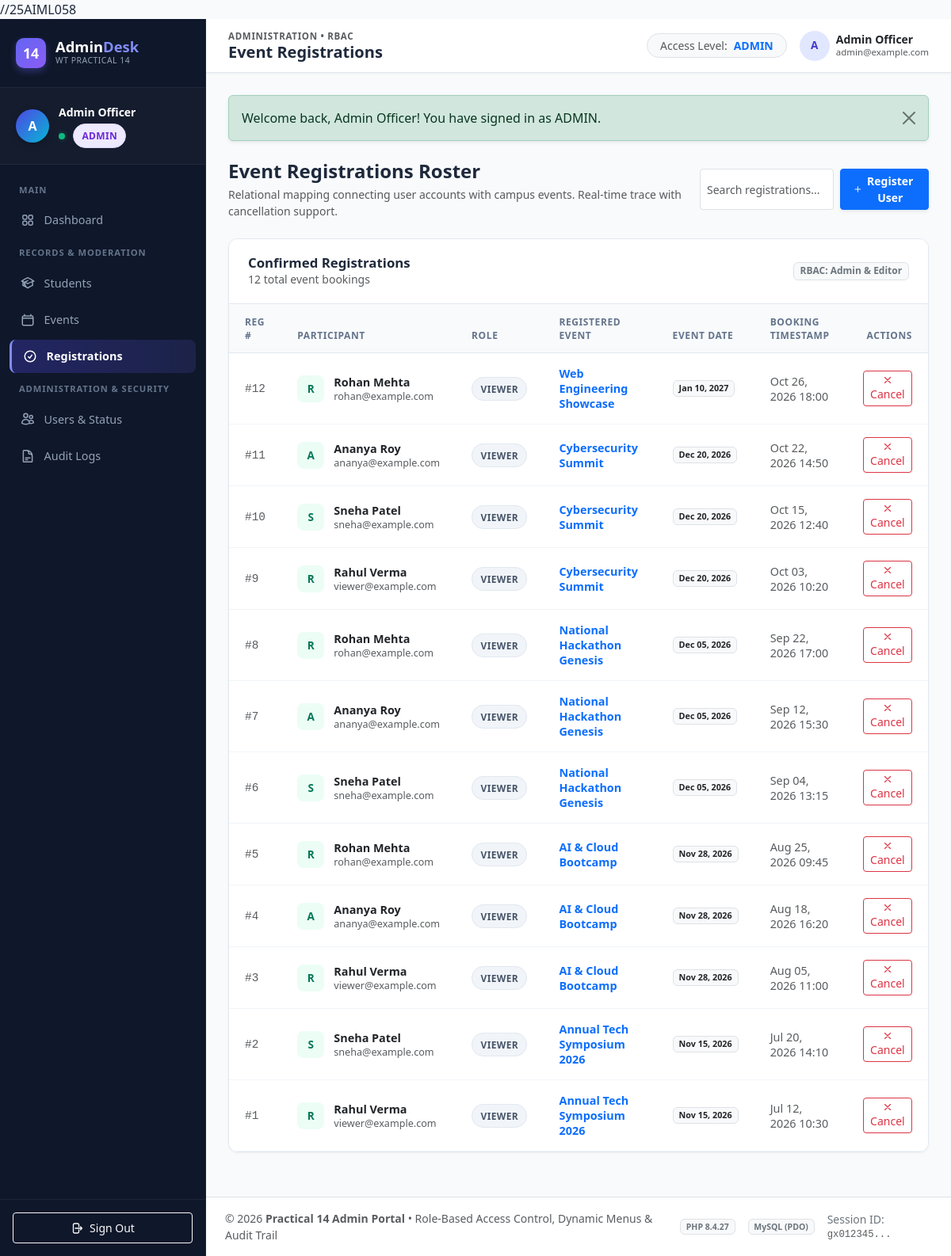
/admin/registrations.php (signed in), run on the app's committed database.
### tables this page shows
CREATE TABLE `users` (
    `id` INT UNSIGNED AUTO_INCREMENT PRIMARY KEY,
    `name` VARCHAR(100) NOT NULL,
    `email` VARCHAR(150) NOT NULL UNIQUE,
    `password_hash` VARCHAR(255) NOT NULL,
    `role` ENUM('admin', 'editor', 'viewer') NOT NULL DEFAULT 'viewer',
    `status` ENUM('active', 'inactive') NOT NULL DEFAULT 'active',
    `created_at` TIMESTAMP NOT NULL DEFAULT CURRENT_TIMESTAMP,
    INDEX `idx_users_role` (`role`),
    INDEX `idx_users_status` (`status`)
);

CREATE TABLE `registrations` (
    `id` INT UNSIGNED AUTO_INCREMENT PRIMARY KEY,
    `user_id` INT UNSIGNED NOT NULL,
    `event_id` INT UNSIGNED NOT NULL,
    `registered_at` TIMESTAMP NOT NULL DEFAULT CURRENT_TIMESTAMP,
    CONSTRAINT `fk_reg_user` FOREIGN KEY (`user_id`) REFERENCES `users` (`id`) ON DELETE CASCADE,
    CONSTRAINT `fk_reg_event` FOREIGN KEY (`event_id`) REFERENCES `events` (`id`) ON DELETE CASCADE,
    UNIQUE KEY `unique_user_event` (`user_id`, `event_id`),
    INDEX `idx_reg_date` (`registered_at`)
);

CREATE TABLE `events` (
    `id` INT UNSIGNED AUTO_INCREMENT PRIMARY KEY,
    `title` VARCHAR(150) NOT NULL,
    `description` TEXT NULL,
    `event_date` DATE NOT NULL,
    `created_at` TIMESTAMP NOT NULL DEFAULT CURRENT_TIMESTAMP,
    INDEX `idx_events_date` (`event_date`)
);

### includes/auth.php (called while the page is built, shortened)
<?php
function e($value): string {
    return htmlspecialchars((string)($value ?? ''), ENT_QUOTES, 'UTF-8');
}
function get_flash(): ?array {
    if (isset($_SESSION['flash'])) {
        $flash = $_SESSION['flash'];
        return $flash;
    }
    return null;
}

### admin/registrations.php (the view, shortened to what this page needs)
<?php
require_once __DIR__ . '/../includes/auth.php';
$activePage = 'registrations';
$pageTitle = 'Event Registrations';
$assetPrefix = '../';
$stmt = $pdo->query(
    'SELECT r.id, r.registered_at,
            u.id AS user_id, u.name AS user_name, u.email AS user_email, u.role AS user_role,
            e.id AS event_id, e.title AS event_title, e.event_date
     FROM registrations r
     JOIN users u ON u.id = r.user_id
     JOIN events e ON e.id = r.event_id
     ORDER BY r.registered_at DESC'
);
$registrations = $stmt->fetchAll();
$userList = $pdo->query("SELECT id, name, email FROM users WHERE status = 'active' ORDER BY name ASC")->fetchAll();
require __DIR__ . '/../includes/header.php';
?>
<div class="d-flex flex-column flex-md-row justify-content-between align-items-md-center gap-3 mb-4">
    <div>
        <h2 class="h4 fw-bold mb-1">Event Registrations Roster</h2>
        <p class="text-muted small mb-0">
            Relational mapping connecting user accounts with campus events. Real-time trace with cancellation support.
        </p>
    </div>
    <div class="d-flex gap-2">
        <input type="text" class="form-control form-control-sm" placeholder="Search registrations..." data-table-search="regTable" style="max-width: 200px;">
        <button class="btn btn-primary btn-sm fw-semibold d-flex align-items-center gap-1 shadow-sm px-3" data-bs-toggle="modal" data-bs-target="#addRegModal">
            <svg xmlns="http://www.w3.org/2000/svg" style="width: 16px; height: 16px;" fill="none" viewBox="0 0 24 24" stroke="currentColor">
                <path stroke-linecap="round" stroke-linejoin="round" stroke-width="2" d="M12 4.5v15m7.5-7.5h-15" />
            </svg>
            <span>Register User</span>
        </button>
    </div>
</div>
<div class="content-panel">
    <div class="panel-header">
        <div>
            <h2>Confirmed Registrations</h2>
            <span class="text-muted small"><?= count($registrations) ?> total event bookings</span>
        </div>
        <span class="badge bg-light text-secondary border">RBAC: Admin &amp; Editor</span>
    </div>
    <div class="table-responsive">
        <table id="regTable" class="table table-modern align-middle">
            <thead>
                <tr>
                    <th>Reg #</th>
                    <th>Participant</th>
                    <th>Role</th>
                    <th>Registered Event</th>
                    <th>Event Date</th>
                    <th>Booking Timestamp</th>
                    <th class="text-end">Actions</th>
                </tr>
            </thead>
            <tbody>
                <?php foreach ($registrations as $r): ?>
                    <tr>
                        <td class="font-monospace text-muted small">#<?= (int)$r['id'] ?></td>
                        <td>
                            <div class="person-cell">
                                <div class="cell-avatar" style="background: #ecfdf5; color: #047857;">
                                    <?= strtoupper(substr($r['user_name'], 0, 1)) ?>
                                </div>
                                <div>
                                    <div class="fw-semibold text-dark"><?= e($r['user_name']) ?></div>
                                    <div class="text-muted small"><?= e($r['user_email']) ?></div>
                                </div>
                            </div>
                        </td>
                        <td>
                            <span class="badge-role <?= e($r['user_role']) ?>">
                                <?= strtoupper(e($r['user_role'])) ?>
                            </span>
                        </td>
                        <td>
                            <span class="fw-semibold text-primary"><?= e($r['event_title']) ?></span>
                        </td>
                        <td>
                            <span class="badge bg-light text-dark border">
                                <?= date('M d, Y', strtotime($r['event_date'])) ?>
                            </span>
                        </td>
                        <td class="text-muted small">
                            <?= date('M d, Y H:i', strtotime($r['registered_at'])) ?>
                        </td>
                        <td class="text-end">
                            <form method="post" action="registrations.php" class="d-inline" onsubmit="return confirm('Cancel registration for <?= e($r['user_name']) ?> from <?= e($r['event_title']) ?>?');">
                                <button type="submit" class="btn btn-outline-danger btn-sm py-1 px-2" title="Cancel Booking">
                                    <svg xmlns="http://www.w3.org/2000/svg" style="width: 14px; height: 14px;" fill="none" viewBox="0 0 24 24" stroke="currentColor">
                                        <path stroke-linecap="round" stroke-linejoin="round" stroke-width="2" d="M6 18L18 6M6 6l12 12" />
                                    </svg>
                                    Cancel
                                </button>
                            </form>
                        </td>
                    </tr>
                <?php endforeach; ?>
            </tbody>
        </table>
    </div>
</div>
<?php require __DIR__ . '/../includes/footer.php'; ?>

### includes/header.php (shortened to what this page needs)
<?php
$user = $_SESSION['user'] ?? null;
$userRole = $user['role'] ?? 'viewer';
$assetPrefix = $assetPrefix ?? '';
$activePage = $activePage ?? 'dashboard';
$pageTitle = $pageTitle ?? 'Admin Dashboard';
$flash = function_exists('get_flash') ? get_flash() : null;
?>
<!DOCTYPE html>
<html lang="en">
<head>
    <link rel="stylesheet" href="https://cdn.jsdelivr.net/npm/bootstrap@5.3.3/dist/css/bootstrap.min.css">
    <link rel="stylesheet" href="<?= $assetPrefix ?>assets/css/style.css">
</head>
<body>
<div class="app-container">
    <aside class="app-sidebar">
        <a href="<?= $assetPrefix ?>dashboard.php" class="sidebar-brand">
            <div class="brand-icon-box">14</div>
            <div>
                <div style="line-height: 1.1;">Admin<span style="color: #818cf8;">Desk</span></div>
                <div style="font-size: 0.65rem; color: #94a3b8; font-weight: 400; text-transform: uppercase; letter-spacing: 0.05em;">WT Practical 14</div>
            </div>
        </a>
        <div class="sidebar-profile">
            <div class="user-avatar-circle">
                <?= strtoupper(substr($user['name'] ?? 'U', 0, 1)) ?>
            </div>
            <div class="text-truncate">
                <div class="text-white fw-bold small text-truncate" style="max-width: 140px;">
                    <?= htmlspecialchars($user['name'] ?? 'User', ENT_QUOTES, 'UTF-8') ?>
                </div>
                <div class="d-flex align-items-center gap-1 mt-1">
                    <span class="status-dot active"></span>
                    <span class="badge-role <?= htmlspecialchars($userRole, ENT_QUOTES, 'UTF-8') ?>">
                        <?= htmlspecialchars(strtoupper($userRole), ENT_QUOTES, 'UTF-8') ?>
                    </span>
                </div>
            </div>
        </div>
        <nav class="sidebar-nav">
            <?php foreach ($menuItems as $section): ?>
                <?php
                $visibleItems = array_filter($section['items'], function ($item) use ($userRole) {
                    return in_array($userRole, $item['roles'], true);
                });
                ?>
                <?php if (!empty($visibleItems)): ?>
                    <div class="nav-section-title"><?= htmlspecialchars($section['section'], ENT_QUOTES, 'UTF-8') ?></div>
                    <?php foreach ($visibleItems as $item): ?>
                        <a href="<?= $item['url'] ?>" class="<?= ($activePage === $item['id']) ? 'active' : '' ?>">
                            <?= $item['icon'] ?>
                            <span><?= htmlspecialchars($item['title'], ENT_QUOTES, 'UTF-8') ?></span>
                        </a>
                    <?php endforeach; ?>
                <?php endif; ?>
            <?php endforeach; ?>
        </nav>
        <div class="sidebar-footer">
            <a href="<?= $assetPrefix ?>logout.php" class="btn btn-outline-light btn-sm w-100 d-flex align-items-center justify-content-center gap-2 py-2">
                <span>Sign Out</span>
            </a>
        </div>
    </aside>
    <div class="app-main">
        <header class="app-topbar">
            <div class="topbar-left">
                <div class="topbar-title">
                    <span class="text-uppercase small fw-bold text-muted" style="font-size: 0.72rem; letter-spacing: 0.06em;">ADMINISTRATION &bull; RBAC</span>
                    <h1><?= htmlspecialchars($pageTitle, ENT_QUOTES, 'UTF-8') ?></h1>
                </div>
            </div>
            <div class="d-flex align-items-center gap-3">
                <div class="d-none d-md-flex align-items-center gap-2 bg-light px-3 py-1 rounded-pill border small">
                    <span class="text-muted">Access Level:</span>
                    <strong class="text-primary text-uppercase"><?= htmlspecialchars($userRole, ENT_QUOTES, 'UTF-8') ?></strong>
                </div>
                <div class="d-flex align-items-center gap-2">
                    <div class="cell-avatar" style="width: 38px; height: 38px; border-radius: 50%;">
                        <?= strtoupper(substr($user['name'] ?? 'U', 0, 1)) ?>
                    </div>
                    <div class="d-none d-sm-block text-start" style="line-height: 1.2;">
                        <div class="small fw-bold text-dark"><?= htmlspecialchars($user['name'] ?? 'User', ENT_QUOTES, 'UTF-8') ?></div>
                        <div class="text-muted" style="font-size: 0.72rem;"><?= htmlspecialchars($user['email'] ?? '', ENT_QUOTES, 'UTF-8') ?></div>
                    </div>
                </div>
            </div>
        </header>
        <main class="app-content">
            <?php if ($flash): ?>
                <div class="alert alert-<?= htmlspecialchars($flash['type'], ENT_QUOTES, 'UTF-8') ?> alert-dismissible fade show shadow-sm mb-4" role="alert">
                    <?= htmlspecialchars($flash['message'], ENT_QUOTES, 'UTF-8') ?>
                    <button type="button" class="btn-close" data-bs-dismiss="alert" aria-label="Close"></button>
                </div>
            <?php endif; ?>

### data on the page
users: name "A", name "Admin Officer", email "admin@example.com"
registrations: id "12", user.name "R", user.name "Rohan Mehta", user.email "rohan@example.com", user.role "VIEWER", event.title "Web Engineering Showcase", event.event_date "Jan 10, 2027", registered_at "Oct 26, 2026 18:00"
registrations: id "11", user.name "A", user.name "Ananya Roy", user.email "ananya@example.com", user.role "VIEWER", event.title "Cybersecurity Summit", event.event_date "Dec 20, 2026", registered_at "Oct 22, 2026 14:50"
registrations: id "10", user.name "S", user.name "Sneha Patel", user.email "sneha@example.com", user.role "VIEWER", event.title "Cybersecurity Summit", event.event_date "Dec 20, 2026", registered_at "Oct 15, 2026 12:40"
registrations: id "9", user.name "R", user.name "Rahul Verma", user.email "viewer@example.com", user.role "VIEWER", event.title "Cybersecurity Summit", event.event_date "Dec 20, 2026", registered_at "Oct 03, 2026 10:20"
registrations: id "8", user.name "R", user.name "Rohan Mehta", user.email "rohan@example.com", user.role "VIEWER", event.title "National Hackathon Genesis", event.event_date "Dec 05, 2026", registered_at "Sep 22, 2026 17:00"
registrations: id "7", user.name "A", user.name "Ananya Roy", user.email "ananya@example.com", user.role "VIEWER", event.title "National Hackathon Genesis", event.event_date "Dec 05, 2026", registered_at "Sep 12, 2026 15:30"
registrations: id "6", user.name "S", user.name "Sneha Patel", user.email "sneha@example.com", user.role "VIEWER", event.title "National Hackathon Genesis", event.event_date "Dec 05, 2026", registered_at "Sep 04, 2026 13:15"
registrations: id "5", user.name "R", user.name "Rohan Mehta", user.email "rohan@example.com", user.role "VIEWER", event.title "AI & Cloud Bootcamp", event.event_date "Nov 28, 2026", registered_at "Aug 25, 2026 09:45"
registrations: id "4", user.name "A", user.name "Ananya Roy", user.email "ananya@example.com", user.role "VIEWER", event.title "AI & Cloud Bootcamp", event.event_date "Nov 28, 2026", registered_at "Aug 18, 2026 16:20"
registrations: id "3", user.name "R", user.name "Rahul Verma", user.email "viewer@example.com", user.role "VIEWER", event.title "AI & Cloud Bootcamp", event.event_date "Nov 28, 2026", registered_at "Aug 05, 2026 11:00"
registrations: id "2", user.name "S", user.name "Sneha Patel", user.email "sneha@example.com", user.role "VIEWER", event.title "Annual Tech Symposium 2026", event.event_date "Nov 15, 2026", registered_at "Jul 20, 2026 14:10"
registrations: id "1", user.name "R", user.name "Rahul Verma", user.email "viewer@example.com", user.role "VIEWER", event.title "Annual Tech Symposium 2026", event.event_date "Nov 15, 2026", registered_at "Jul 12, 2026 10:30"

### other printed values
$userRole "ADMIN"
$section['section'] "MAIN"
$item['title'] "Dashboard"
$section['section'] "RECORDS & MODERATION"
$item['title'] "Students"
$item['title'] "Events"
$item['title'] "Registrations"
$section['section'] "ADMINISTRATION & SECURITY"
$item['title'] "Users & Status"
$item['title'] "Audit Logs"
$pageTitle "Event Registrations"
$flash['message'] "Welcome back, Admin Officer! You have signed in as ADMIN."
count($registrations) "12"
phpversion() "8.4.27"
substr(session_id(), 0, 8) "gx012345"
